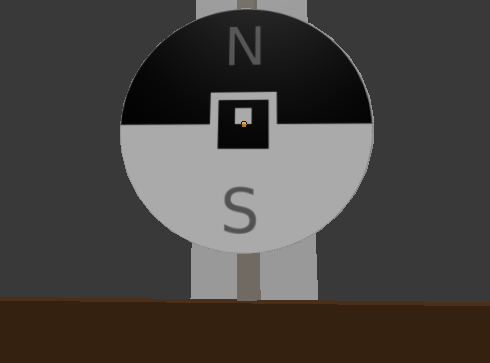
#> input picture images/blenderCompas.png, 490 x 363 px
$ python kompas.py
#> lines starting #> are read from the running program, lines starting #| are printed output that depends on the picture
import numpy as np
import cv2
from cv2 import aruco
from enum import Enum

class Side(Enum):
    NORTH = 0
    SOUTH = 1

def main():
    frame = cv2.imread('images/blenderCompas.png')
#> frame is the input picture: shape (363, 490, 3); mean B, G, R 65.4, 68.5, 71.9
    gray = cv2.cvtColor(frame, cv2.COLOR_BGR2GRAY)
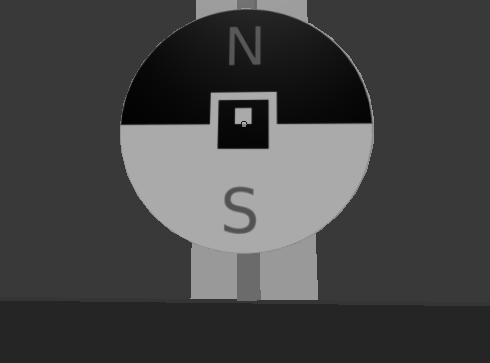
#> gray: shape (363, 490); min 1, max 179, mean 69.2
    aruco_dict = aruco.getPredefinedDictionary(aruco.DICT_4X4_50)
    parameters =  aruco.DetectorParameters_create()
#> (the run stopped early here; a loop or call above may not have finished)
